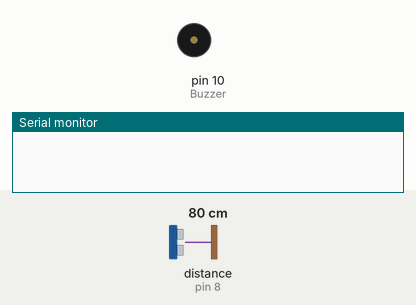
Simulated run of this sketch. Board: Arduino Uno, built with avr-gcc and run on an emulated ATmega328P. Parts: buzzer (waves = sounding, pin HIGH), the last lines printed to the serial monitor. Wiring (inferred from the names in the program): ultrasonic range finder: trigger pin 9; echo pin 8. The inputs (shaded band) are chosen by the test bench; at power-on: distance to the obstacle (sensor on pin 8) 80 cm. The echo pulse lasts 58.3 µs per cm; pins used as bus, display or sensor lines are not drawn.

Above: at 1.2 s.
1.3 s: distance to the obstacle (sensor on pin 8) set to 19 cm
2.8 s: distance to the obstacle (sensor on pin 8) set to 14 cm
At 3.8 s:
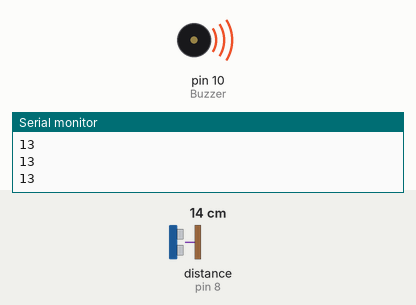
4.3 s: distance to the obstacle (sensor on pin 8) set to 18 cm
At 5.0 s:
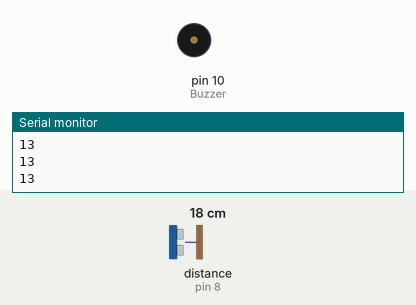
5.8 s: distance to the obstacle (sensor on pin 8) set to 2 cm
At 6.1 s:
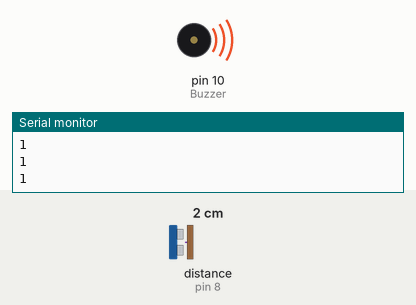
Timing chart, 0 to 8.3 s (numbered marks = the images above; inputs shaded):
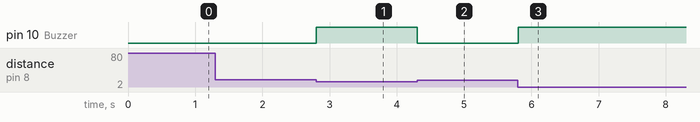

Measured:
- the behaviour switches between 17 and 16 cm on distance to the obstacle (sensor on pin 8) (found by bisection; images 0 and 1)
- after the input at 1.3 s, every drawn part: stays the same
- after the input at 2.8 s, pin 10 (Buzzer): LOW → HIGH at once
- after the input at 4.3 s, pin 10 (Buzzer): HIGH → LOW at once
- after the input at 5.8 s, pin 10 (Buzzer): LOW → HIGH at once

The sketch:

smartStick.ino
```cpp
  #define trigPin 9
  #define echoPin 8

  int Buzzer = 10;
  long duration;
  int distance;
  int safetyDistance;


void setup() {

  Serial.begin(9600);
  pinMode(trigPin, OUTPUT);
  pinMode(echoPin, INPUT);
  pinMode(Buzzer, OUTPUT);


}

void loop() {

  long duration, distance;
  digitalWrite(trigPin, LOW);
  delayMicroseconds(2);
  digitalWrite(trigPin, HIGH);
  delayMicroseconds(10);
  digitalWrite(trigPin, LOW);
  duration = pulseIn(echoPin, HIGH);
  distance = (duration/2) / 29.1;
  if (distance <= 15) {
  digitalWrite(Buzzer, HIGH);
  Serial.println(distance);

  } else {
    digitalWrite(Buzzer, LOW);
  }


  }
```
